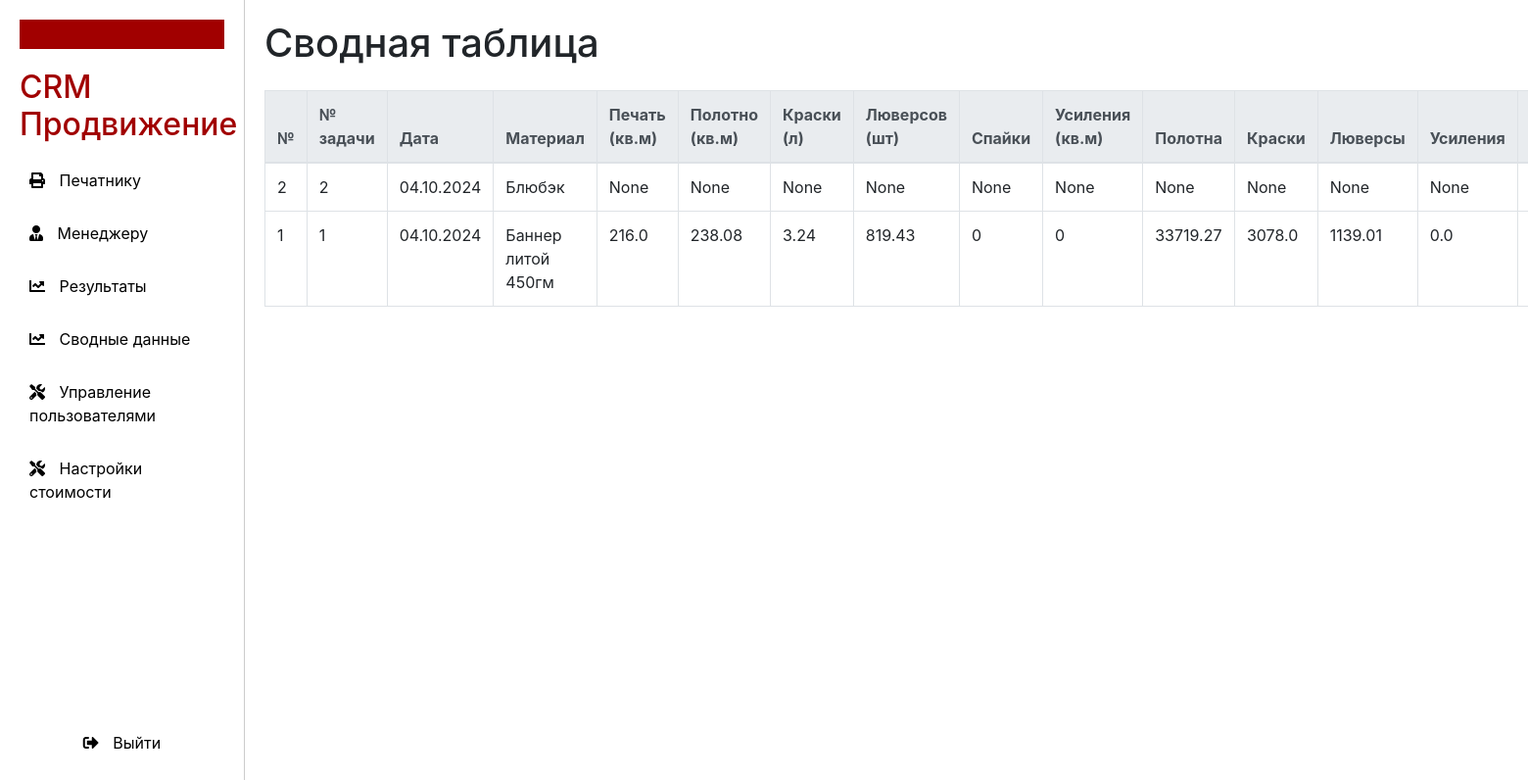
The page /results (signed in) on the database its author committed.
### models.py (models this page shows)
class Result(Base):
    __tablename__ = 'results'
    order_id = Column(Integer, ForeignKey('orders.id'), primary_key=True)
    total_print_area = Column(Float, nullable=True)
    total_canvas_area = Column(Float, nullable=True)
    total_paints = Column(Float, nullable=True)
    total_eyelets = Column(Integer, nullable=True)
    total_spikes = Column(Integer, nullable=True)
    total_reinforcements = Column(Integer, nullable=True)
    expenses_canvas = Column(Float, nullable=True)
    expenses_prints = Column(Float, nullable=True)
    expenses_eyelets = Column(Float, nullable=True)
    expenses_reinforcements = Column(Float, nullable=True)
    salary_printer = Column(Float, nullable=True)
    salary_eyelet_worker = Column(Float, nullable=True)
    salary_cutter = Column(Float, nullable=True)
    salary_welder = Column(Float, nullable=True)
    total_expenses = Column(Float, nullable=True)
    tax = Column(Float, nullable=True)
    margin = Column(Float, nullable=True)
    order: Mapped["Order"] = relationship(back_populates="result")

class Order(Base):
    __tablename__ = 'orders'
    id = Column(Integer, primary_key=True, autoincrement=True)
    task_number = Column(Integer, nullable=False)
    date = Column(Date, nullable=False)
    subject = Column(String, nullable=False)
    material = Column(String, nullable=False)
    quantity = Column(Integer, nullable=False)
    performer = Column(String, nullable=False)
    print_width = Column(Float, nullable=False)
    print_height = Column(Float, nullable=False)
    canvas_width = Column(Float, nullable=False)
    canvas_length = Column(Float, nullable=False)
    eyelets = Column(String, nullable=False)
    spike = Column(String, nullable=False)
    reinforcement = Column(String, nullable=False)
    customer = Column(String, nullable=True)
    price_per_unit = Column(Integer, nullable=True)
    total_amount = Column(Integer, nullable=True)
    result: Mapped["Result"] = relationship(back_populates="order")

### main.py (the view)
@app.get("/results", response_class=HTMLResponse)
def results_page(request: Request, db: Session = Depends(get_db), current_user: User = Depends(get_current_user)):
    check_role_access(current_user, {Role.superuser, Role.admin})
    results = db.query(Result).order_by(Result.order_id.desc()).all()
    return templates.TemplateResponse("results.html", {"request": request,
                                                       "results": results,
                                                       "user": current_user,
                                                       "role": current_user.role.value, })

### templates/results.html (shortened to what this page needs)
{% extends "layout.html" %}
{% block result %}
<div class="content">
    <h1>Сводная таблица</h1>
    <table class="table table-bordered mt-4">
        <thead class="thead-light">
        <tr>
            <th>№</th>
            <th>№ задачи</th>
            <th>Дата</th>
            <th>Материал</th>
            <th>Печать (кв.м)</th>
            <th>Полотно (кв.м)</th>
            <th>Краски (л)</th>
            <th>Люверсов (шт)</th>
            <th>Спайки</th>
            <th>Усиления (кв.м)</th>
            <th>Полотна</th>
            <th>Краски</th>
            <th>Люверсы</th>
            <th>Усиления</th>
            <th>ЗП печатнику</th>
        </tr>
        </thead>
        {% if results %}
        <tbody>
        {% for result in results %}
        <tr>
            <td>{{ result.order.id }}</td>
            <td>{{ result.order.task_number }}</td>
            <td>{{ result.order.date.strftime("%d.%m.%Y") }}</td>
            <td>{{ result.order.material }}</td>
            <td>{{ result.total_print_area }}</td>
            <td>{{ result.total_canvas_area }}</td>
            <td>{{ result.total_paints }}</td>
            <td>{{ result.total_eyelets }}</td>
            <td>{{ result.total_spikes }}</td>
            <td>{{ result.total_reinforcements }}</td>
            <td>{{ result.expenses_canvas }}</td>
            <td>{{ result.expenses_prints }}</td>
            <td>{{ result.expenses_eyelets }}</td>
            <td>{{ result.expenses_reinforcements }}</td>
            <td>{{ result.salary_printer }}</td>
        </tr>
        {% endfor %}
        </tbody>
        {% else %}
        <tr>
            <td colspan="14">Нет доступных заказов</td>
        </tr>
        {% endif %}
    </table>
</div>
{% endblock %}

### templates/layout.html (style rules this page uses)
body { display: flex; min-height: 100vh; margin: 0; }
.content { flex: 1; padding: 20px; }

### rows shown on the page
Result: order.id "2", order.task_number "2", order "04.10.2024", order.material "Блюбэк", total_print_area "None", total_canvas_area "None", total_paints "None", total_eyelets "None", total_spikes "None", total_reinforcements "None", expenses_canvas "None", expenses_prints "None", expenses_eyelets "None", expenses_reinforcements "None"
Result: order.id "1", order.task_number "1", order "04.10.2024", order.material "Баннер литой 450гм", total_print_area "216.0", total_canvas_area "238.08", total_paints "3.24", total_eyelets "819.43", total_spikes "0", total_reinforcements "0", expenses_canvas "33719.27", expenses_prints "3078.0", expenses_eyelets "1139.01", expenses_reinforcements "0.0"
